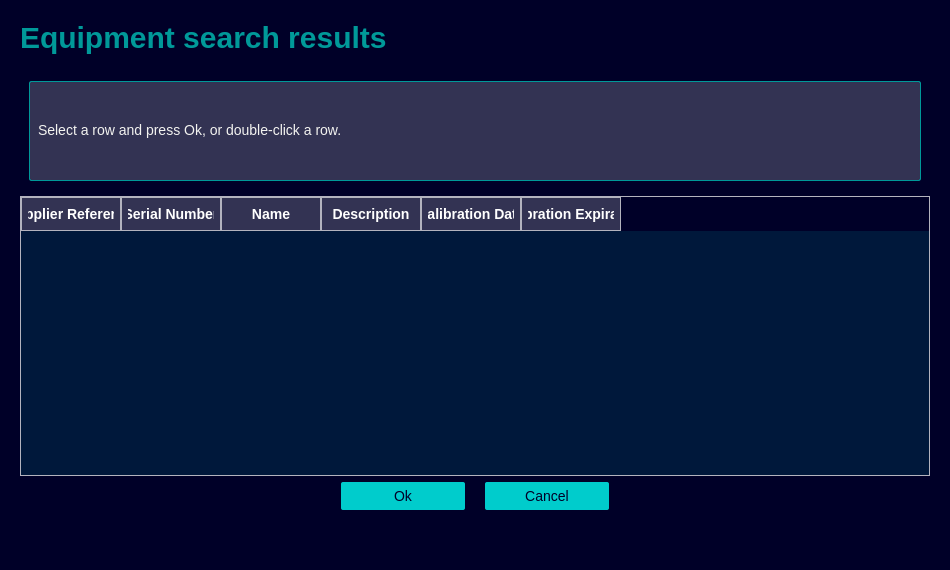
<?xml version="1.0" encoding="UTF-8"?>
<ui version="4.0">
 <class>PopupEquipmentSearch</class>
 <widget class="QDialog" name="PopupEquipmentSearch">
  <property name="geometry">
   <rect>
    <x>0</x>
    <y>0</y>
    <width>950</width>
    <height>480</height>
   </rect>
  </property>
  <property name="windowTitle">
   <string>Dialog</string>
  </property>
  <property name="styleSheet">
   <string notr="true">*{
	border:none;
	background: #000028;
	padding: 0;
	margin: 0;
	color: #f3f3f0;
	font-family: &quot;SiemensSansPro_A_Bd&quot;;
	font-size: 14px;
}
</string>
  </property>
  <layout class="QGridLayout" name="gridLayout">
   <item row="0" column="0">
    <widget class="QWidget" name="container_main_body" native="true">
     <property name="sizePolicy">
      <sizepolicy hsizetype="MinimumExpanding" vsizetype="Preferred">
       <horstretch>0</horstretch>
       <verstretch>0</verstretch>
      </sizepolicy>
     </property>
     <layout class="QVBoxLayout" name="verticalLayout">
      <item>
       <widget class="QFrame" name="frame_title">
        <property name="sizePolicy">
         <sizepolicy hsizetype="Preferred" vsizetype="Maximum">
          <horstretch>0</horstretch>
          <verstretch>0</verstretch>
         </sizepolicy>
        </property>
        <property name="frameShape">
         <enum>QFrame::Shape::StyledPanel</enum>
        </property>
        <property name="frameShadow">
         <enum>QFrame::Shadow::Raised</enum>
        </property>
        <layout class="QVBoxLayout" name="verticalLayout_12">
         <property name="spacing">
          <number>0</number>
         </property>
         <property name="leftMargin">
          <number>0</number>
         </property>
         <property name="topMargin">
          <number>0</number>
         </property>
         <property name="rightMargin">
          <number>0</number>
         </property>
         <property name="bottomMargin">
          <number>0</number>
         </property>
         <item>
          <widget class="QLabel" name="tittle">
           <property name="sizePolicy">
            <sizepolicy hsizetype="Preferred" vsizetype="Preferred">
             <horstretch>0</horstretch>
             <verstretch>0</verstretch>
            </sizepolicy>
           </property>
           <property name="styleSheet">
            <string notr="true">QLabel {
	color: #009999;
	font-size: 30px;
	font-weight: bold;
}
</string>
           </property>
           <property name="text">
            <string>Equipment search results</string>
           </property>
          </widget>
         </item>
        </layout>
       </widget>
      </item>
      <item>
       <widget class="QWidget" name="widget" native="true">
        <layout class="QHBoxLayout" name="horizontalLayout_2">
         <property name="topMargin">
          <number>20</number>
         </property>
         <item>
          <widget class="QLabel" name="description">
           <property name="minimumSize">
            <size>
             <width>0</width>
             <height>100</height>
            </size>
           </property>
           <property name="styleSheet">
            <string notr="true">background-color: #333353;
border-radius: 2px;
padding: 5px;
padding-bottom: 7px;
margin-top: 0px;
color: #f3f3f0;
border: 1px solid #009999;</string>
           </property>
           <property name="text">
            <string>Select a row and press Ok, or double-click a row.</string>
           </property>
          </widget>
         </item>
        </layout>
       </widget>
      </item>
      <item>
       <widget class="QTableWidget" name="table_search">
        <property name="minimumSize">
         <size>
          <width>0</width>
          <height>280</height>
         </size>
        </property>
        <property name="maximumSize">
         <size>
          <width>16777215</width>
          <height>280</height>
         </size>
        </property>
        <property name="verticalScrollBarPolicy">
         <enum>Qt::ScrollBarPolicy::ScrollBarAsNeeded</enum>
        </property>
        <property name="horizontalScrollBarPolicy">
         <enum>Qt::ScrollBarPolicy::ScrollBarAsNeeded</enum>
        </property>
        <property name="sizeAdjustPolicy">
         <enum>QAbstractScrollArea::SizeAdjustPolicy::AdjustIgnored</enum>
        </property>
        <property name="styleSheet">
   <string notr="true">
QTableWidget {
    background-color: #00183B;
    gridline-color: #333353;
    border: 1px solid #B3B3BE;
}
QHeaderView::section {
    background-color: #333353;
    color: #FFFFFF;
    padding: 6px;
    border: 1px solid #B3B3BE;
    font-weight: bold;
}
QTableWidget QScrollBar:vertical {
    background-color: #00183B;
    width: 12px;
    margin: 0;
}
QTableWidget QScrollBar::handle:vertical {
    background-color: #00CCCC;
    min-height: 24px;
    border-radius: 4px;
}
QTableWidget QScrollBar::add-line:vertical,
QTableWidget QScrollBar::sub-line:vertical {
    height: 0;
}
QTableWidget QScrollBar:horizontal {
    background-color: #00183B;
    height: 12px;
    margin: 0;
}
QTableWidget QScrollBar::handle:horizontal {
    background-color: #00CCCC;
    min-width: 24px;
    border-radius: 4px;
}
QTableWidget QScrollBar::add-line:horizontal,
QTableWidget QScrollBar::sub-line:horizontal {
    width: 0;
}
</string>
        </property>
         <column>
          <property name="text"><string>Supplier Reference</string></property>
         </column>
         <column>
          <property name="text"><string>Serial Number</string></property>
         </column>
         <column>
          <property name="text"><string>Name</string></property>
         </column>
         <column>
          <property name="text"><string>Description</string></property>
         </column>
         <column>
          <property name="text"><string>Calibration Date</string></property>
         </column>
         <column>
          <property name="text"><string>Calibration Expiration</string></property>
         </column>
       </widget>
      </item>
      <item>
       <widget class="QWidget" name="container_button" native="true">
        <property name="sizePolicy">
         <sizepolicy hsizetype="Preferred" vsizetype="Maximum">
          <horstretch>0</horstretch>
          <verstretch>0</verstretch>
         </sizepolicy>
        </property>
        <property name="styleSheet">
         <string notr="true">QPushButton {
	min-width: 100px;
	max-width: 100px;
    padding: 6px 12px 6px 12px;
    border-radius: 2px;
    opacity: 1;
	text-align:center;
	background-color: #00CCCC;	
	color: #000028;
}

QPushButton:hover {
	background-color: #00FFB9;
}

QPushButton:pressed {	
	background-color: #00E5AA;
}</string>
        </property>
        <layout class="QHBoxLayout" name="horizontalLayout_4">
         <property name="spacing">
          <number>20</number>
         </property>
         <property name="leftMargin">
          <number>0</number>
         </property>
         <property name="topMargin">
          <number>0</number>
         </property>
         <property name="rightMargin">
          <number>0</number>
         </property>
         <property name="bottomMargin">
          <number>40</number>
         </property>
         <item>
          <spacer name="horizontalSpacer_5">
           <property name="orientation">
            <enum>Qt::Orientation::Horizontal</enum>
           </property>
           <property name="sizeHint" stdset="0">
            <size>
             <width>40</width>
             <height>20</height>
            </size>
           </property>
          </spacer>
         </item>
         <item>
          <widget class="QPushButton" name="btn_ok">
           <property name="minimumSize">
            <size>
             <width>124</width>
             <height>0</height>
            </size>
           </property>
           <property name="text">
            <string>Ok</string>
           </property>
          </widget>
         </item>
         <item>
          <widget class="QPushButton" name="btn_cancel">
           <property name="sizePolicy">
            <sizepolicy hsizetype="Minimum" vsizetype="Preferred">
             <horstretch>0</horstretch>
             <verstretch>0</verstretch>
            </sizepolicy>
           </property>
           <property name="minimumSize">
            <size>
             <width>124</width>
             <height>0</height>
            </size>
           </property>
           <property name="text">
            <string>Cancel</string>
           </property>
          </widget>
         </item>
         <item>
          <spacer name="horizontalSpacer_6">
           <property name="orientation">
            <enum>Qt::Orientation::Horizontal</enum>
           </property>
           <property name="sizeHint" stdset="0">
            <size>
             <width>40</width>
             <height>20</height>
            </size>
           </property>
          </spacer>
         </item>
        </layout>
       </widget>
      </item>
     </layout>
    </widget>
   </item>
  </layout>
 </widget>
 <resources/>
 <connections/>
</ui>
